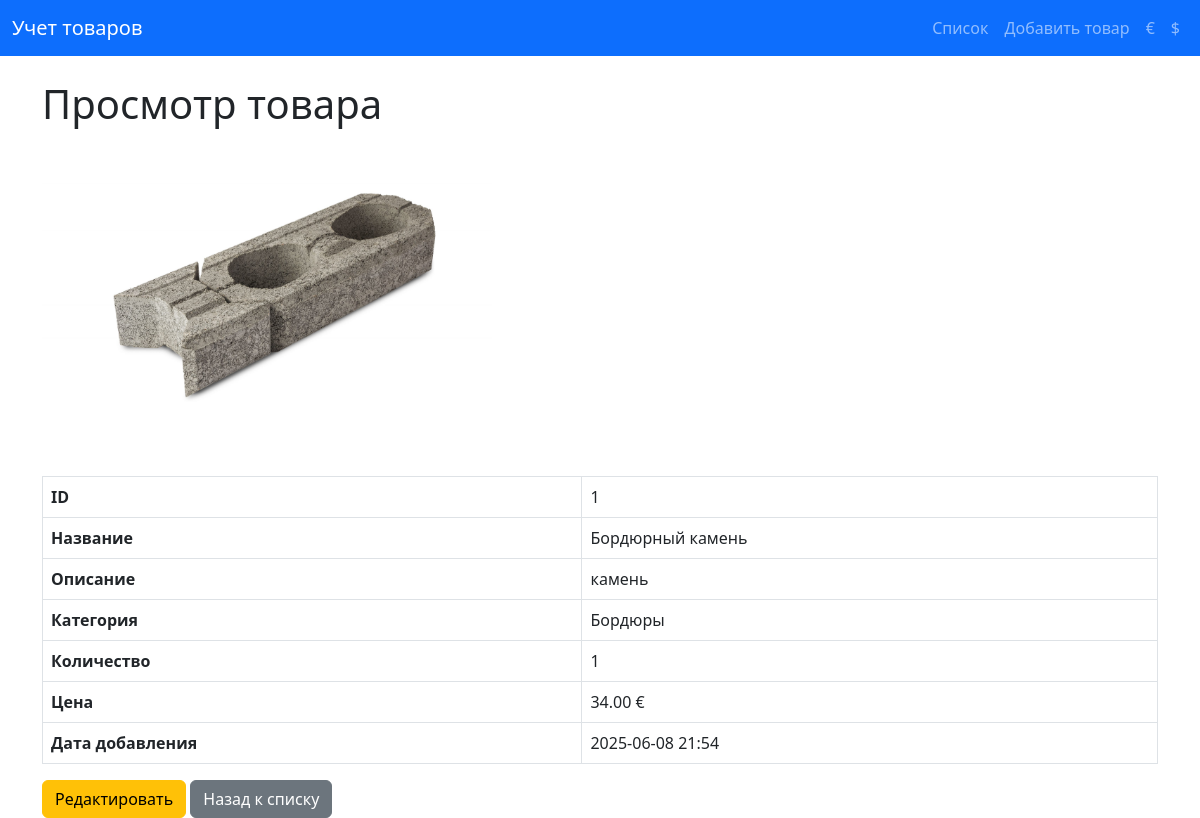
Screenshot of /view/1 with the database file from the repository.
### app.py (models this page shows, shortened)
class Product(db.Model):
    id = db.Column(db.Integer, primary_key=True)
    name = db.Column(db.String(100), nullable=False)
    description = db.Column(db.String(200), nullable=True)
    quantity = db.Column(db.Integer, nullable=False, default=0)
    price = db.Column(db.Float, nullable=False, default=0.0)
    created_at = db.Column(db.DateTime, default=datetime.utcnow)
    category_id = db.Column(db.Integer, db.ForeignKey('category.id'), nullable=True)
    category = db.relationship('Category', backref=db.backref('products', lazy=True))
    image_filename = db.Column(db.String(200), nullable=True)

class Category(db.Model):
    id = db.Column(db.Integer, primary_key=True)
    name = db.Column(db.String(100), nullable=False, unique=True)

### app.py (the view)
@app.route('/view/<int:product_id>')
def view(product_id):
    product = Product.query.get_or_404(product_id)
    return render_template('view.html', product=product)

### templates/view.html
{% extends "base.html" %}
{% block content %}
<h1 class="mb-4">Просмотр товара</h1>
{% if product.image_filename %}
    <div class="mb-4">
        <img src="{{ url_for('static', filename='uploads/' + product.image_filename) }}" alt="{{ product.name }}" class="img-fluid" style="max-height: 300px;">
    </div>
{% endif %}
<table class="table table-bordered">
    <tr>
        <th>ID</th>
        <td>{{ product.id }}</td>
    </tr>
    <tr>
        <th>Название</th>
        <td>{{ product.name }}</td>
    </tr>
    <tr>
        <th>Описание</th>
        <td>{{ product.description or '-' }}</td>
    </tr>
    <tr>
        <th>Категория</th>
        <td>{{ product.category.name if product.category else '-' }}</td>
    </tr>
    <tr>
        <th>Количество</th>
        <td>{{ product.quantity }}</td>
    </tr>
    <tr>
        <th>Цена</th>
        <td>{{ "{:.2f}".format(product.price) }} €</td>
    </tr>
    <tr>
        <th>Дата добавления</th>
        <td>{{ product.created_at.strftime('%Y-%m-%d %H:%M') }}</td>
    </tr>
</table>
<a href="{{ url_for('edit', product_id=product.id) }}" class="btn btn-warning">Редактировать</a>
<a href="{{ url_for('index') }}" class="btn btn-secondary">Назад к списку</a>
{% endblock %}

### rows the page displays
Product: image_filename (picture), id "1", name "Бордюрный камень", description "камень", quantity "1", price "34.00", created_at "2025-06-08 21:54"
Category: category "Бордюры"
